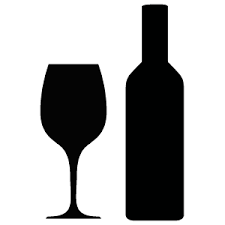
#> input picture wordcloud/data/winemask.png, 225 x 225 px
$ jupyter execute --allow-errors tutorial.ipynb
#> lines starting #> are read from the running program, lines starting #| are printed output that depends on the picture; after the words box and inside, x2 and y2 are one past the last pixel; in counts of white or black regions, pixels touching at a corner belong together
Tutorial from datacamp [URL](https://www.datacamp.com/community/tutorials/wordcloud-python)

[cell 1]
import numpy as np
import pandas as pd
from os import path
from PIL import Image
from scipy.ndimage import zoom, gaussian_filter

from wordcloud import WordCloud, STOPWORDS as stopwords, ImageColorGenerator

import matplotlib.pyplot as plt

#> (a cell that did not finish here is left out)

#> (a cell that did not finish here is left out)

#> (a cell that did not finish here is left out)

#> (a cell that did not finish here is left out)

#> (a cell that did not finish here is left out)

# Word Cloud

#> (a cell that did not finish here is left out)

#> (a cell that did not finish here is left out)

#> (a cell that did not finish here is left out)

[cell 10]
stopwords = set(stopwords)
stopwords.update(["drink", "now", "wine", "flavor", "flavors", "finish", "palate", "aroma", "nose", "show"])

#> (the rest of this cell did not finish here and is left out)

[cell 11]
wine_mask = np.array(Image.open("data/winemask.png"))
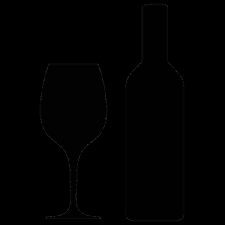
#> wine_mask: shape (225, 225); min 0, max 42, mean 0.8


wine_mask[wine_mask == 0] = 255
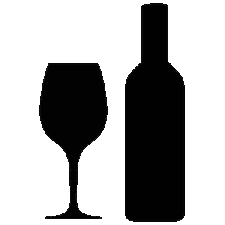
#> wine_mask: shape (225, 225); min 1, max 255, mean 171.2
wine_mask[wine_mask != 255] = 0
#> wine_mask: shape (225, 225); 66.9% white; 2 black regions, box (x1, y1, x2, y2) and area: (125, 3, 185, 222) 10848, (39, 63, 108, 219) 5933

wine_mask = zoom(wine_mask, 4, order=3)
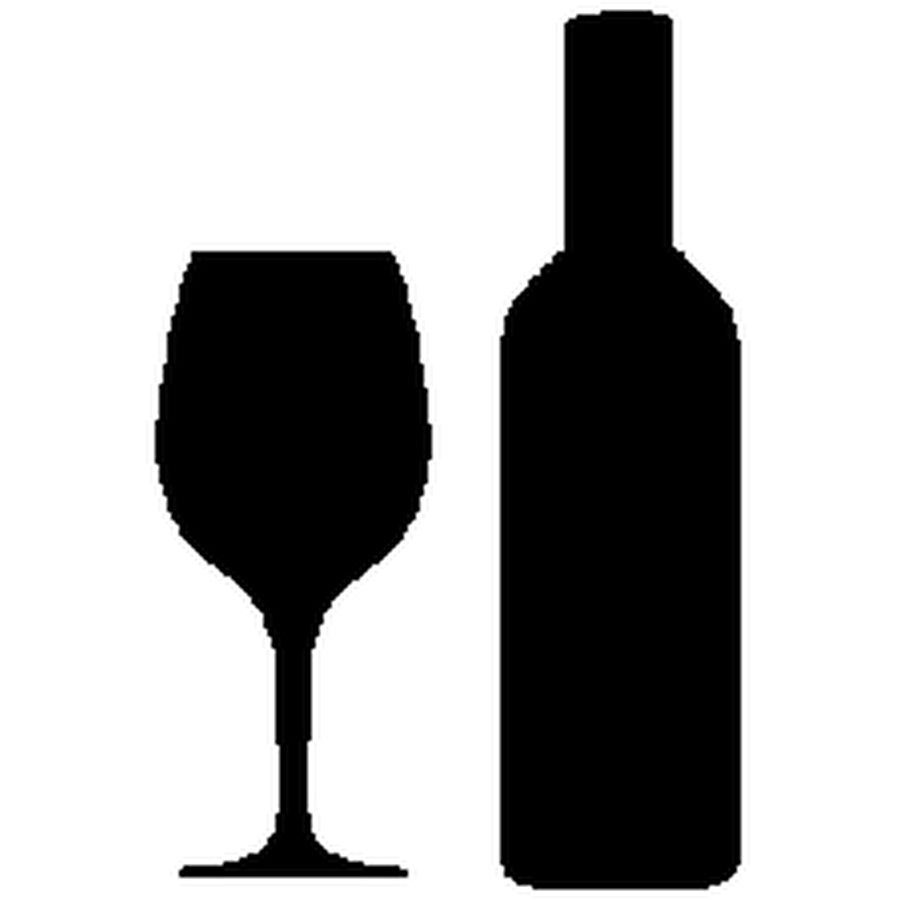
#> wine_mask: shape (900, 900); min 0, max 255, mean 169.9
wine_mask = gaussian_filter(wine_mask, sigma=(10), order=0)
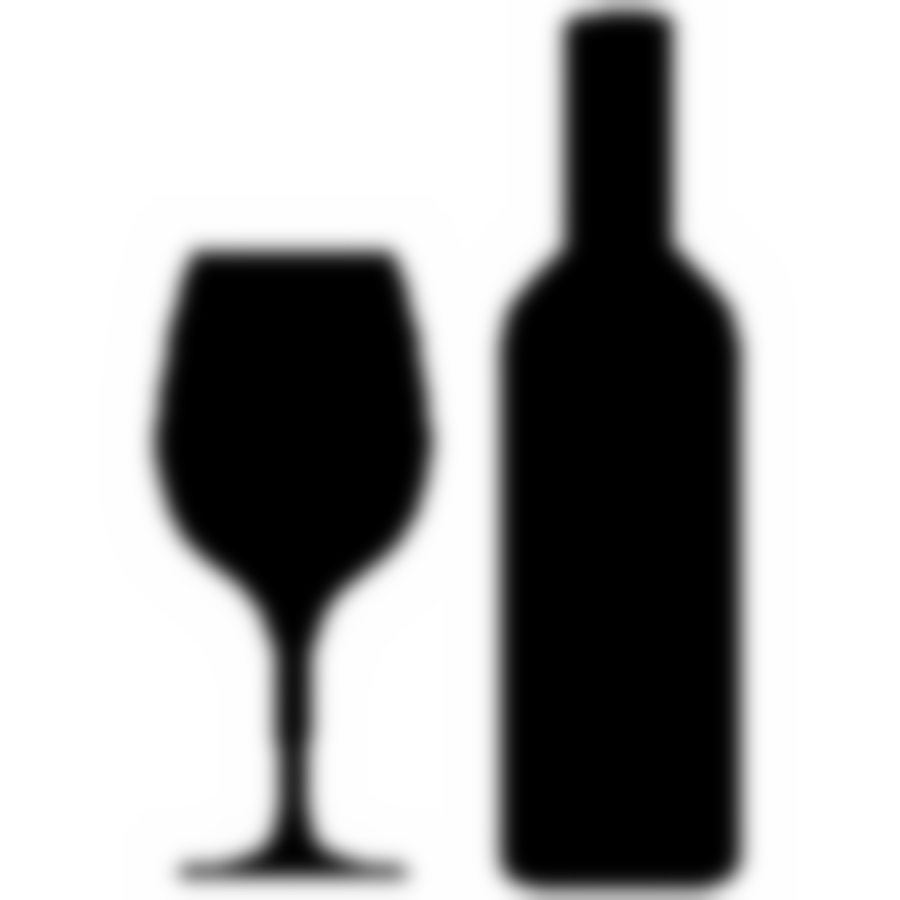
#> wine_mask: shape (900, 900); min 0, max 255, mean 169.6

wine_mask[wine_mask <= 128] = 0
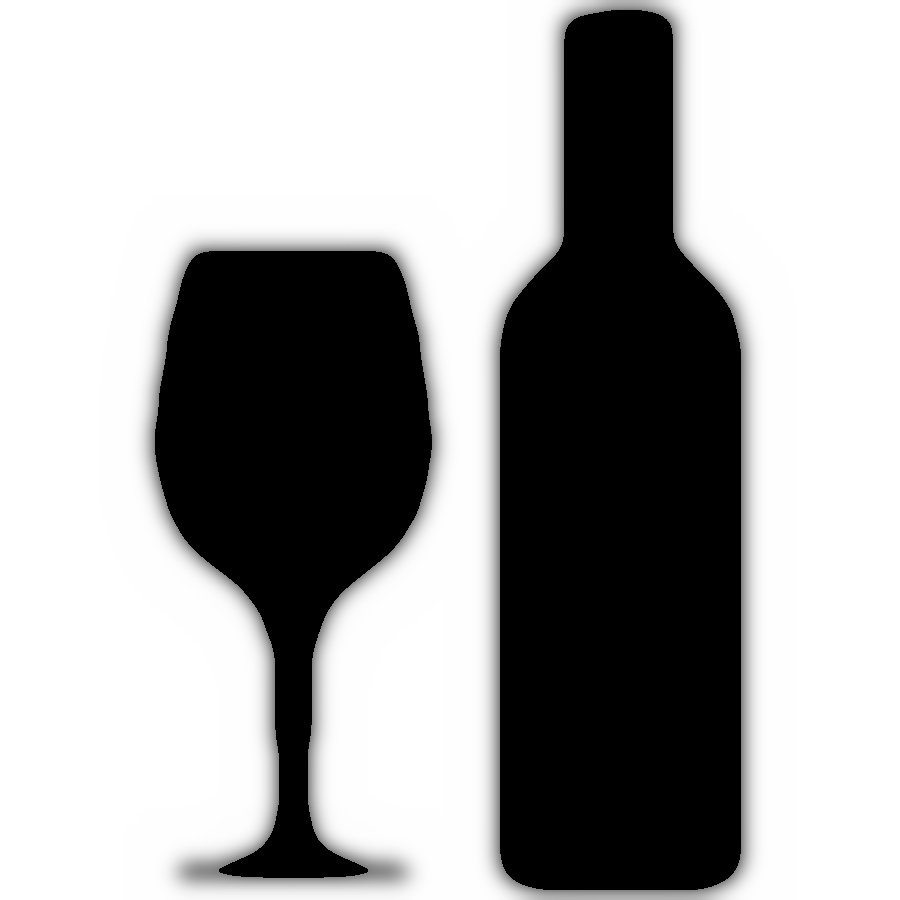
#> wine_mask: shape (900, 900); 11.44% of pixels changed, all inside (x1, y1, x2, y2) = (155, 10, 741, 890)
wine_mask[wine_mask > 128] = 255
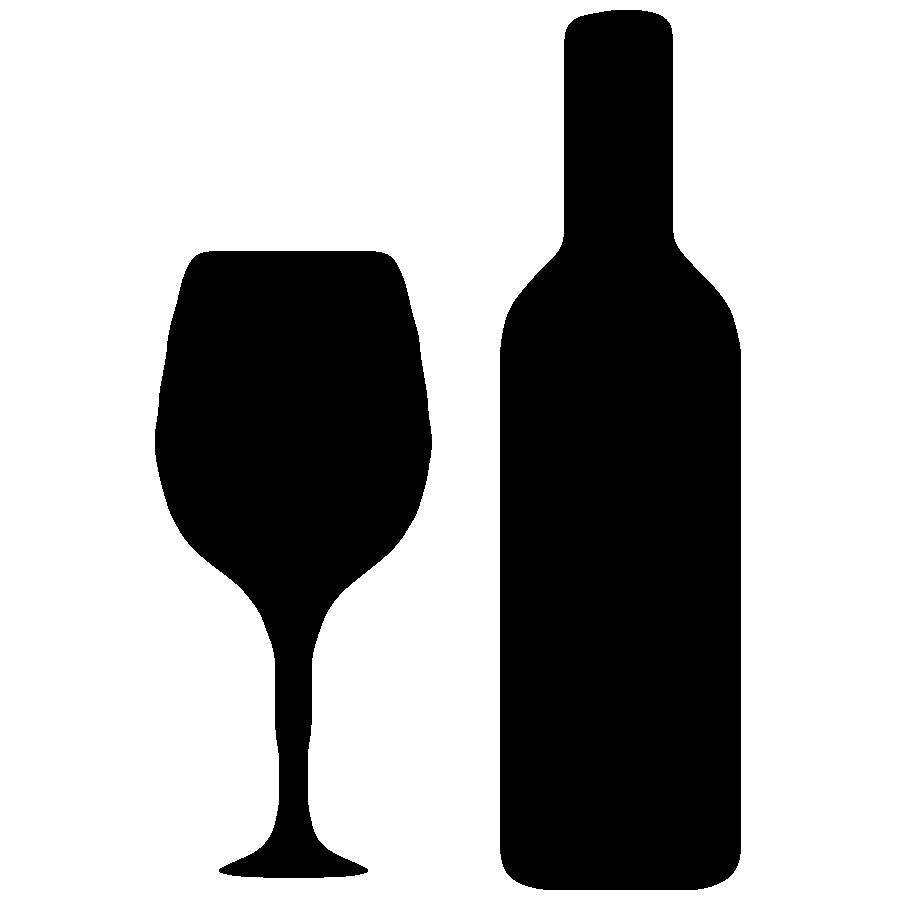
#> wine_mask: shape (900, 900); 66.7% white; 2 black regions, box (x1, y1, x2, y2) and area: (500, 10, 741, 890) 174870, (155, 251, 432, 878) 94781

plt.imshow(wine_mask, cmap="gray")
